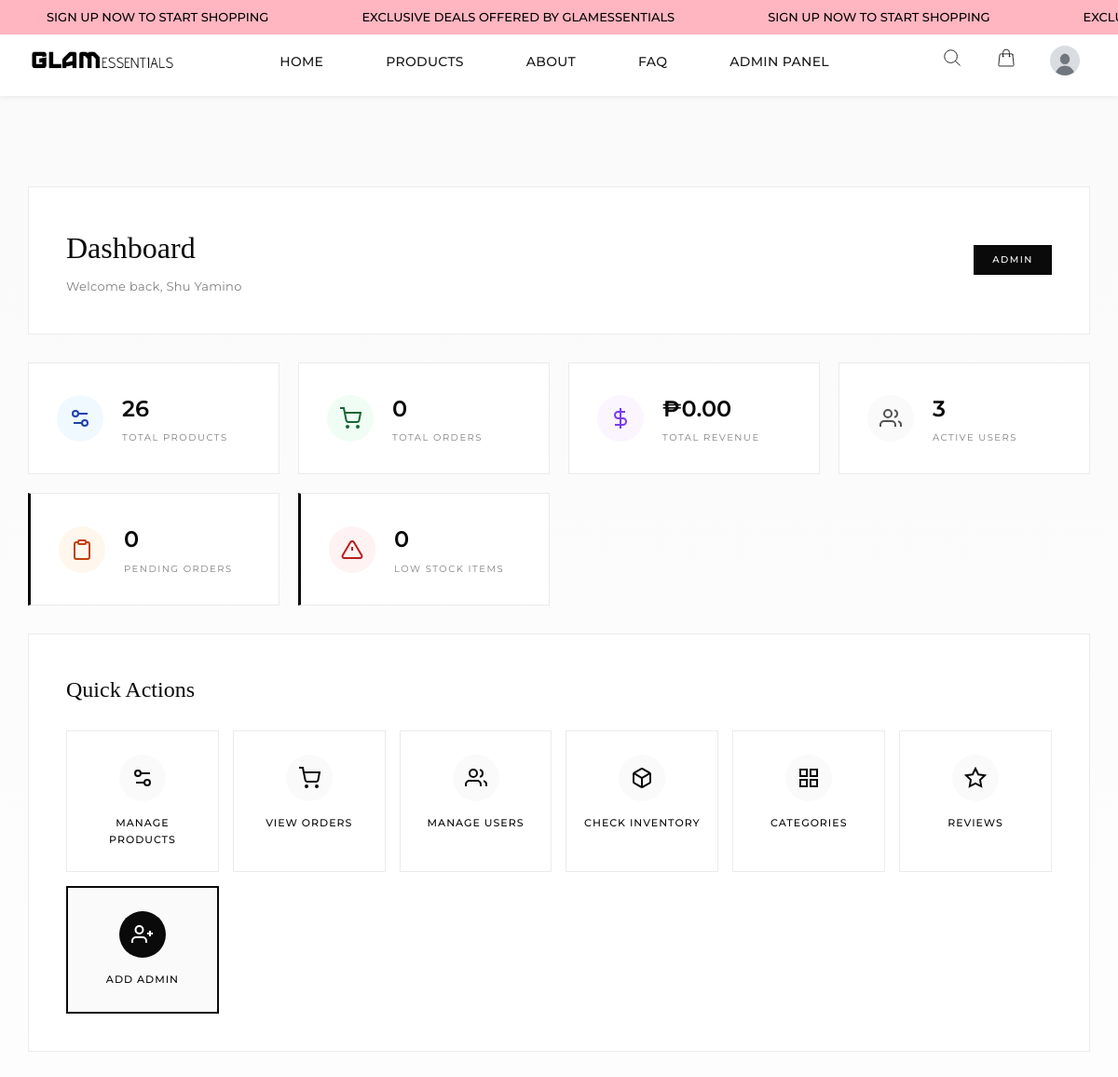
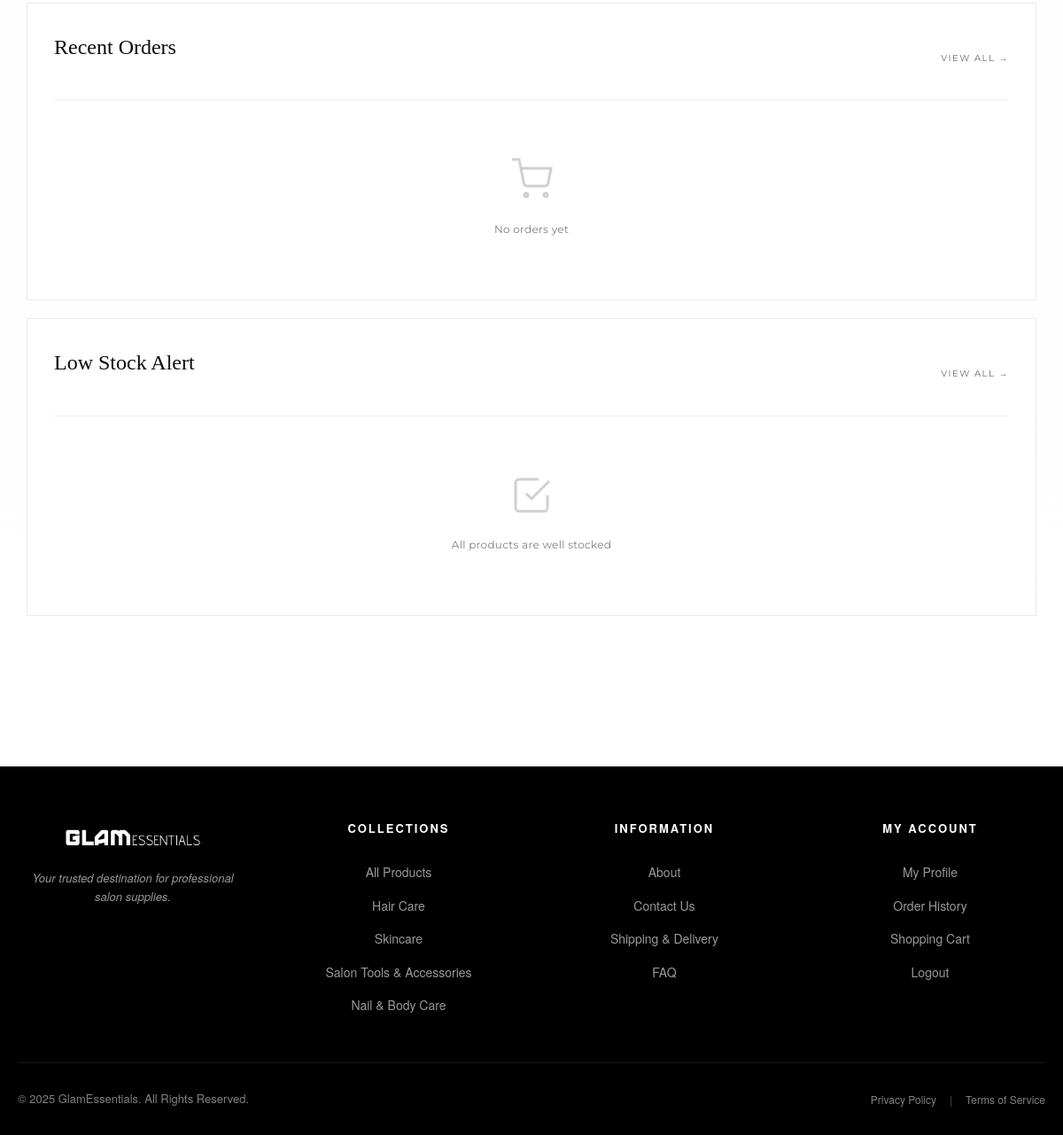
The app's page /admin/dashboard.php (signed in) with its own data (2 pictures, top to bottom).
### tables this page shows
CREATE TABLE `users` (
  `user_id` int(11) NOT NULL,
  `name` varchar(255) NOT NULL,
  `email` varchar(255) NOT NULL,
  `password` varchar(255) NOT NULL,
  `img_name` varchar(255) DEFAULT NULL,
  `is_active` tinyint(1) NOT NULL DEFAULT 1,
  `last_login` datetime DEFAULT NULL,
  `role` enum('admin','staff','customer') NOT NULL DEFAULT 'customer',
  `created_at` timestamp NOT NULL DEFAULT current_timestamp()
);

CREATE TABLE `categories` (
  `category_id` int(11) NOT NULL,
  `category_name` varchar(64) NOT NULL,
  `img_name` varchar(255) DEFAULT NULL
);

### admin/dashboard.php (the view, shortened to what the rows shown need)
<?php
require_once('../includes/config.php');
$user_id = (int) $_SESSION['user_id'];
$user_stmt = $conn->prepare("SELECT role, name, email, img_name FROM users WHERE user_id = ?");
$user_stmt->bind_param("i", $user_id);
$user_stmt->execute();
$user_result = $user_stmt->get_result();
$user_data = $user_result->fetch_assoc();
if (empty($user_data['img_name'])) {
    $user_data['img_name'] = 'nopfp.jpg';
}
require_once('../includes/header.php');
?>
<main class="dashboard-page">
    <div class="dashboard-container">
        <div class="dashboard-header">
            <div class="header-content">
                <div class="header-info">
                    <h1 class="dashboard-title">Dashboard</h1>
                    <p class="dashboard-subtitle">Welcome back, <?php echo htmlspecialchars($user_data['name']); ?></p>
                </div>
                <div class="header-actions">
                    <span class="role-badge"><?php echo ucfirst($user_data['role']); ?></span>
                </div>
            </div>
        </div>
        <div class="quick-actions">
            <h2 class="section-title">Quick Actions</h2>
        </div>
        <div class="content-grid">
            <div class="content-section">
                <div class="section-header">
                    <h2 class="section-title">Recent Orders</h2>
                </div>
            </div>
            <div class="content-section">
                <div class="section-header">
                    <h2 class="section-title">Low Stock Alert</h2>
                </div>
            </div>
        </div>
    </div>
</main>
<?php require_once('../includes/footer.php'); ?>

### includes/footer.php (shortened to what the rows shown need)
<footer class="footer">
    <div class="footer-content">
        <div class="footer-grid">
            <div class="footer-column">
                <ul class="footer-links">
                    <?php
                    if (isset($conn) && $conn) {
                        $cat_query = "SELECT category_id, category_name FROM categories ORDER BY category_id";
                        $cat_result = $conn->query($cat_query);
                        if ($cat_result && $cat_result->num_rows > 0) {
                            while ($cat = $cat_result->fetch_assoc()) {
                                echo '<li><a href="' . htmlspecialchars($baseUrl) . '/products.php?category=' . $cat['category_id'] . '">' . htmlspecialchars($cat['category_name']) . '</a></li>';
                            }
                        }
                    }
                    ?>
                </ul>
            </div>
        </div>
    </div>
</footer>
</body>
</html>

### records on screen
users: name "Shu Yamino", role "ADMIN"
categories: category_name "Hair Care"
categories: category_name "Skincare"
categories: category_name "Salon Tools & Accessories"
categories: category_name "Nail & Body Care"

### other values on screen
$total_products "26"
$total_orders "0"
$total_revenue "0.00"
$total_users "3"
$pending_orders "0"
$low_stock "0"
